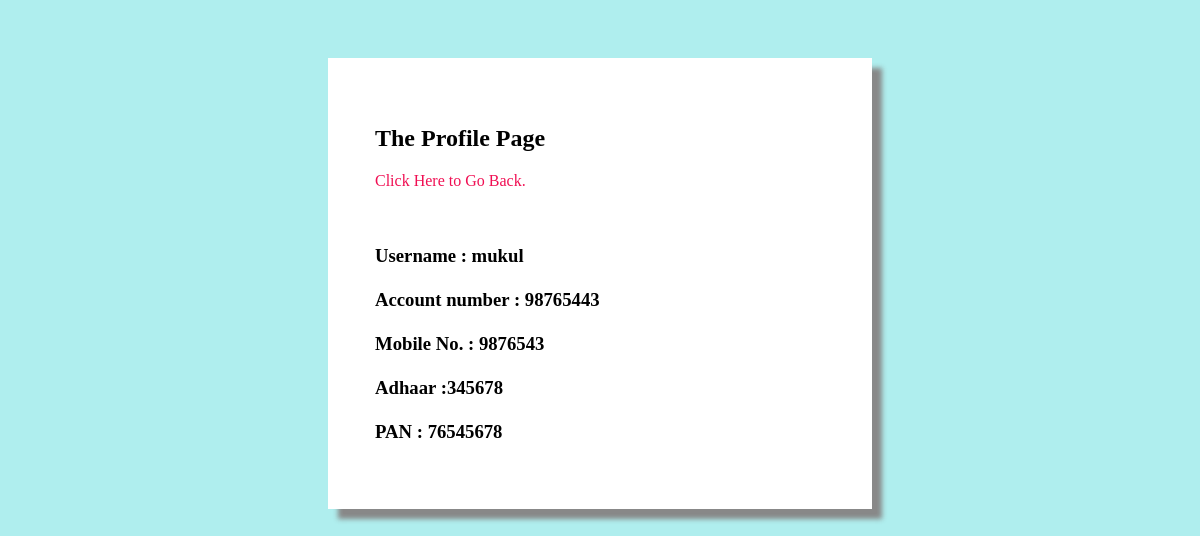
Screenshot of /profile.php (signed in) with the database file from the repository.
### tables this page shows
CREATE TABLE `kyc` (
  `username` varchar(20) NOT NULL,
  `acc_num` int(20) NOT NULL,
  `mobile` int(12) NOT NULL,
  `adhaar` int(12) NOT NULL,
  `pan` int(16) NOT NULL
);

### profile.php (the view, shortened to what this page needs)
<html>
	<head>
	</head>
	<body>
  <div class="container">
		<h2 >The Profile Page</h2>
		<a href="home.php" >Click Here to Go Back.</a><br/>
		<br/><br/>
		<?php
		$user=$_SESSION['user'];
		$conn =	mysqli_connect("localhost","root","") or die(mysqli_error());
			mysqli_select_db($conn,"ATM") or die("Cannot connect to database");
			$query=mysqli_query($conn,"SELECT * from `kyc` WHERE username='$user'");
			$row=mysqli_fetch_array($query);
    $acc=$row['acc_num'];
		$mob=$row['mobile'];
		$adhaar=$row['adhaar'];
		$pan=$row['pan'];
			Print "<h3>";
			Print "Username	:  " . $user;
			Print "<br>";
			Print "<br>";
			Print "Account number :  " . $acc;
			Print "<br>";
			Print "<br>";
			Print "Mobile No. :  " . $mob;
			Print "<br>";
			Print "<br>";
			Print " Adhaar :" . $adhaar;
			Print "<br>";
			Print "<br>";
			Print "PAN :  " . $pan;
			Print "<br>";
			Print "</h3>";
		 ?>

### profile.php (style rules this page uses)
.container { width: 450px; padding: 4% 4% 4%; margin : auto; box-shadow: 10px 10px 5px #888888; background-color: #fff; text-align: ; position:relative; top:50px; vertical-align: middle; }
a { color:#f00f53; text-decoration: none; align-content: right; }

### rows the page displays
kyc: acc_num "98765443", mobile "9876543", adhaar "345678", pan "76545678"

### other values shown
$user "mukul"
